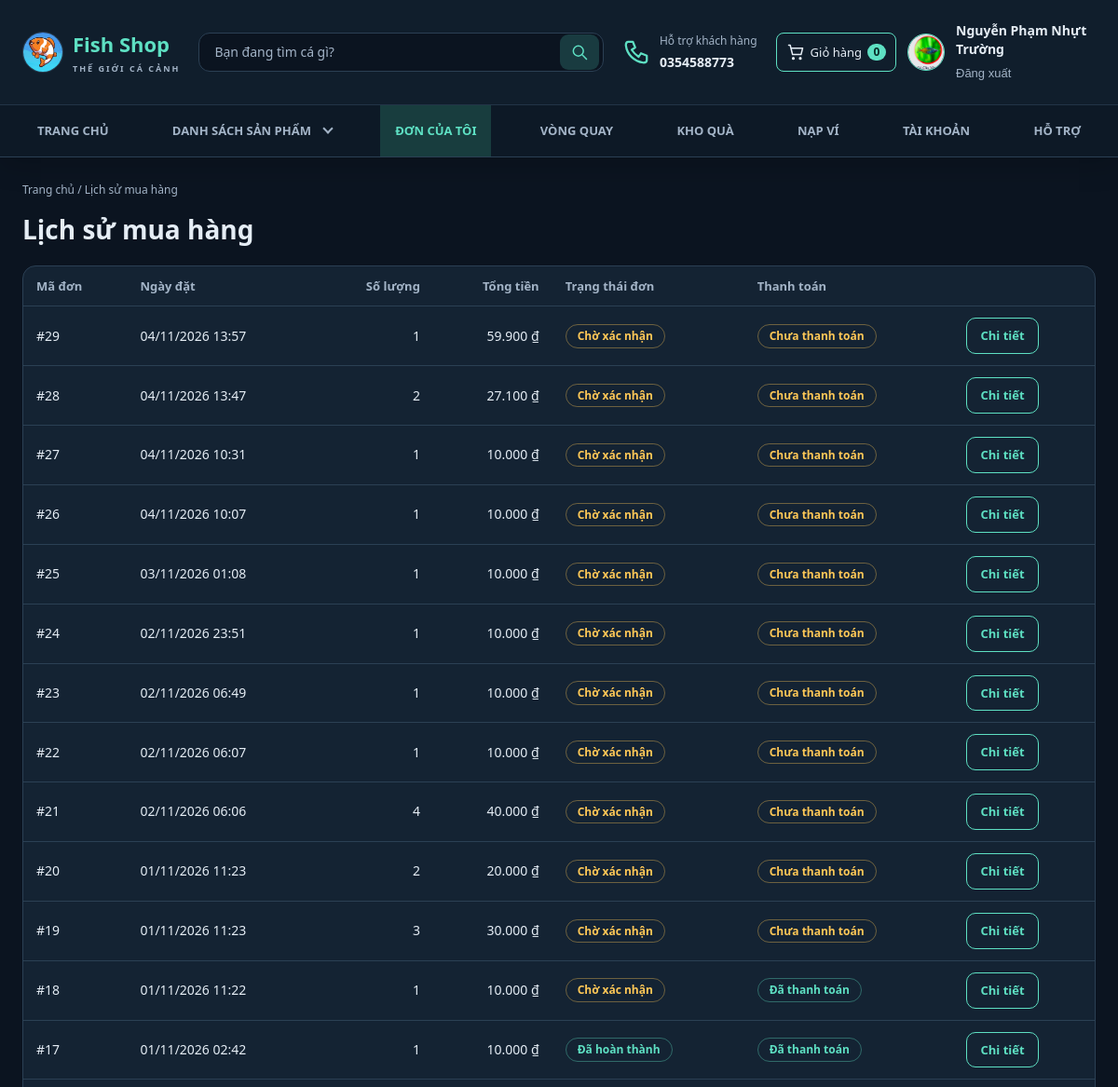
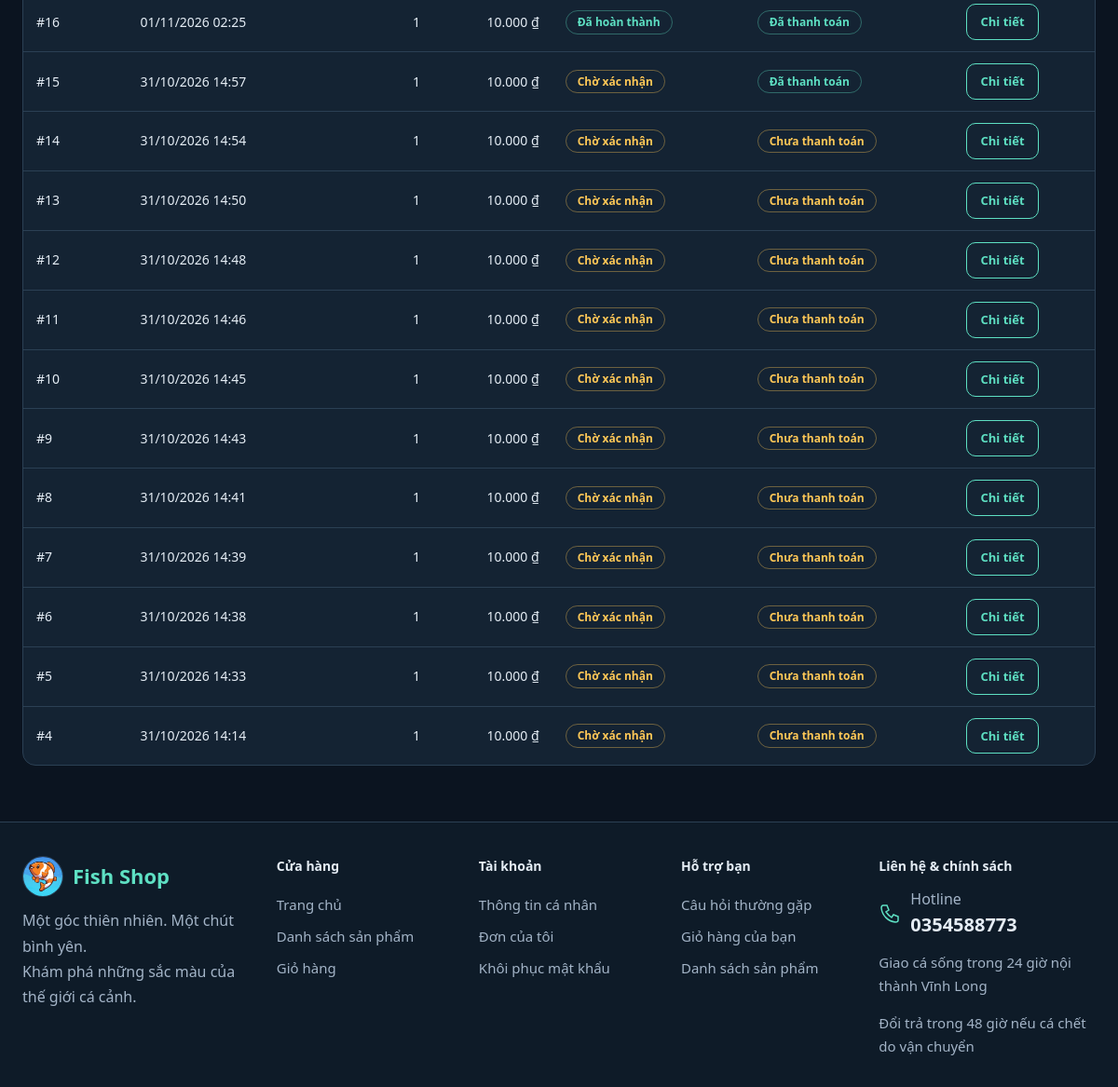
The page /purchase_history.php (signed in) on the database its author committed (2 pictures, top to bottom).
### tables this page shows
CREATE TABLE `users` (
  `id` int(10) UNSIGNED NOT NULL,
  `username` varchar(50) NOT NULL,
  `password` varchar(255) NOT NULL COMMENT 'Chuỗi băm từ password_hash()',
  `fullname` varchar(100) NOT NULL,
  `email` varchar(254) DEFAULT NULL,
  `security_question` varchar(40) DEFAULT NULL,
  `security_answer_hash` varchar(255) DEFAULT NULL,
  `phone` varchar(20) NOT NULL,
  `address` varchar(255) NOT NULL DEFAULT '',
  `avatar` varchar(255) DEFAULT NULL,
  `role` enum('customer','admin') NOT NULL DEFAULT 'customer',
  `account_status` enum('active','locked') NOT NULL DEFAULT 'active',
  `locked_reason` varchar(64) DEFAULT NULL,
  `locked_note` text DEFAULT NULL,
  `locked_at` datetime DEFAULT NULL,
  `locked_by_admin_id` int(10) UNSIGNED DEFAULT NULL,
  `created_at` timestamp NOT NULL DEFAULT current_timestamp()
);

CREATE TABLE `orders` (
  `id` int(10) UNSIGNED NOT NULL,
  `user_id` int(10) UNSIGNED NOT NULL,
  `total` decimal(14,0) NOT NULL,
  `shipping_address` varchar(255) NOT NULL,
  `phone` varchar(20) NOT NULL,
  `created_at` timestamp NOT NULL DEFAULT current_timestamp(),
  `status` enum('pending','confirmed','shipping','completed','cancelled') NOT NULL DEFAULT 'pending',
  `payment_status` enum('unpaid','pending_verification','paid','rejected') NOT NULL DEFAULT 'unpaid',
  `payment_method` enum('cash','bank_transfer','payos') NOT NULL DEFAULT 'bank_transfer',
  `payos_payment_link_id` varchar(80) DEFAULT NULL,
  `payos_checkout_url` varchar(500) DEFAULT NULL,
  `payos_paid_at` datetime DEFAULT NULL,
  `shipping_latitude` decimal(10,7) DEFAULT NULL,
  `shipping_longitude` decimal(10,7) DEFAULT NULL,
  `subtotal` decimal(12,0) DEFAULT NULL,
  `discount_amount` decimal(12,0) NOT NULL DEFAULT 0,
  `voucher_code` varchar(32) DEFAULT NULL
);

### includes/functions.php (called while the page is built, shortened)
<?php
function e($s): string { return htmlspecialchars((string)$s, ENT_QUOTES, 'UTF-8'); }
function money($v): string { return number_format((float)$v, 0, ',', '.') . ' ₫'; }
function url(string $path = ''): string {
    $path = ltrim($path, '/');
    return BASE_URL . $path;
}
function file_url(?string $rel, string $fallback = 'assets/images/no-image.svg'): string {
    $rel = (string)$rel;
    if ($rel !== '' && strpos($rel, '..') === false && is_file(__DIR__ . '/../' . $rel)) return url($rel);
    return url($fallback);
}
function cart_count(int $userId): int {
    $st = db()->prepare('SELECT COALESCE(SUM(ci.quantity),0) FROM cart c JOIN cart_items ci ON ci.cart_id = c.id WHERE c.user_id = ?');
    $st->execute([$userId]);
    return (int)$st->fetchColumn();
}
function current_cart_count(): int {
    $user = current_user();
    if ($user) return cart_count((int)$user['id']);
    return array_sum(array_column(guest_cart_lines(), 'quantity'));
}

### config/database.php (called while the page is built, shortened)
<?php
function db(): PDO
{
    static $pdo = null;
    if ($pdo === null) {
        try {
            $pdo = new PDO(
                'mysql:host=' . DB_HOST . ';dbname=' . DB_NAME . ';charset=utf8mb4',
                DB_USER,
                DB_PASS,
                [
                    PDO::ATTR_ERRMODE => PDO::ERRMODE_EXCEPTION,
                    PDO::ATTR_DEFAULT_FETCH_MODE => PDO::FETCH_ASSOC,
                    PDO::ATTR_EMULATE_PREPARES => false,
                ]
            );
        } catch (PDOException $e) {
            http_response_code(500);
            exit('Không kết nối được MySQL. Hãy bật MySQL trong XAMPP, nhập file database/WebBanCa.sql và kiểm tra config/database.php.');
        }
    }
    return $pdo;
}

### includes/auth.php (called while the page is built, shortened)
<?php
require_once __DIR__ . '/../config/database.php';
require_once __DIR__ . '/functions.php';
function current_user(): ?array {
    static $user = false;
    if ($user === false) {
        $user = null;
        if (!empty($_SESSION['user_id'])) {
            $st = db()->prepare(
                'SELECT id, username, fullname, phone, address, avatar, role, account_status FROM users WHERE id = ?'
            );
            $st->execute([(int)$_SESSION['user_id']]);
            $user = $st->fetch() ?: null;
        }
    }
    return $user;
}
function requireLogin(): array {
    $u = current_user();
    return $u;
}

### purchase_history.php (the view, shortened to what this page needs)
<?php
require_once __DIR__ . '/includes/auth.php';
$user = requireLogin();
$uid = (int)$user['id'];
$detailId = (int)($_GET['id'] ?? 0);
$order = null; $items = [];
if ($detailId > 0) {
    $st = db()->prepare('SELECT * FROM orders WHERE id = ? AND user_id = ?');
    $st->execute([$detailId, $uid]);
    $order = $st->fetch();
    if (!$order) { flash('error', 'Không tìm thấy đơn hàng.'); redirect('purchase_history.php'); }
    $st = db()->prepare('SELECT oi.quantity, oi.price, p.id AS pid, p.name, p.image FROM order_items oi JOIN products p ON p.id = oi.product_id WHERE oi.order_id = ? ORDER BY oi.id');
    $st->execute([$detailId]);
    $items = $st->fetchAll();
} else {
    $st = db()->prepare('SELECT o.*, (SELECT COALESCE(SUM(quantity),0) FROM order_items WHERE order_id = o.id) AS qty FROM orders o WHERE o.user_id = ? ORDER BY o.id DESC');
    $st->execute([$uid]);
    $orders = $st->fetchAll();
}
include __DIR__ . '/includes/header.php';
?>
<?php if ($order): ?>
  <p class="crumb"><a href="<?= url('index.php') ?>">Trang chủ</a> / <a href="<?= url('purchase_history.php') ?>">Lịch sử mua hàng</a> / Đơn #<?= (int)$order['id'] ?></p>
  <h1 style="font-size:28px;margin-bottom:18px">Đơn hàng #<?= (int)$order['id'] ?></h1>
  <div class="cart">
    <section class="card">
      <h2>Sản phẩm đã mua</h2>
      <?php foreach ($items as $it): ?>
        <div class="row">
          <div class="im"><img src="<?= e(file_url($it['image'])) ?>" alt="<?= e($it['name']) ?>"></div>
          <div><b><?= e($it['name']) ?></b><div class="rt"><?= money($it['price']) ?> × <?= (int)$it['quantity'] ?> <span class="mute">(giá tại thời điểm mua)</span></div></div>
          <div class="line-price"><?= money((float)$it['price'] * (int)$it['quantity']) ?></div>
        </div>
      <?php endforeach; ?>
    </section>
    <aside class="order-summary">
      <h2>Thông tin đơn</h2>
      <div class="sum"><span>Ngày đặt</span><span><?= e(date('d/m/Y H:i', strtotime($order['created_at']))) ?></span></div>
      <div class="sum"><span>Trạng thái đơn</span><span class="tag <?= e($order['status']) ?>"><?= e(ORDER_STATUS[$order['status']]) ?></span></div>
      <div class="sum"><span>Thanh toán</span><span id="order-payment-status" class="tag <?= e($order['payment_status']) ?>"><?= e(PAYMENT_STATUS[$order['payment_status']]) ?></span></div>
      <div class="sum"><span>Điện thoại</span><span><?= e($order['phone']) ?></span></div>
      <div class="sum"><span>Giao đến</span><span style="text-align:right;white-space:normal"><?= e($order['shipping_address']) ?></span></div>
      <?php if ($deliveryUrl = shipping_location_url($order)): ?>
      <p style="margin:10px 0"><a class="btn ghost sm" href="<?= e($deliveryUrl) ?>" target="_blank" rel="noopener noreferrer">Xem điểm giao hàng</a></p>
      <?php endif; ?>
      <?php $totalsOrder = $order; include __DIR__ . '/includes/order_totals.php'; ?>
      <div class="sum t"><span>Tổng tiền</span><span><?= money($order['total']) ?></span></div>
      <?php if ($order['status'] !== 'cancelled' && $order['payment_status'] !== 'paid'): ?>
        <?php $orderPaymentMethod = $order['payment_method'] ?? 'bank_transfer'; ?>
        <a id="order-payment-action" class="btn block" href="<?= url('payment.php?id=' . (int)$order['id']) ?>"><?= e(match ($orderPaymentMethod) {
            'cash' => 'Xem thông tin thanh toán',
            'payos' => 'Chuyển khoản ngân hàng',
            default => 'Thanh toán / xem mã QR ngân hàng',
        }) ?></a>
      <?php endif; ?>
      <a class="btn ghost block" style="margin-top:10px" href="<?= url('purchase_history.php') ?>">Quay lại danh sách</a>
    </aside>
  </div>
<?php else: ?>
  <p class="crumb"><a href="<?= url('index.php') ?>">Trang chủ</a> / Lịch sử mua hàng</p>
  <h1 style="font-size:28px;margin-bottom:20px">Lịch sử mua hàng</h1>
  <?php if (!$orders): ?>
    <div class="empty"><h2>Bạn chưa có đơn hàng nào</h2><p>Đơn hàng sau khi đặt sẽ xuất hiện tại đây.</p><a class="btn" href="<?= url('index.php') ?>">Mua cá ngay</a></div>
  <?php else: ?>
    <div class="table-wrap"><table>
      <thead><tr><th>Mã đơn</th><th>Ngày đặt</th><th class="num">Số lượng</th><th class="num">Tổng tiền</th><th>Trạng thái đơn</th><th>Thanh toán</th><th></th></tr></thead>
      <tbody>
      <?php foreach ($orders as $o): ?>
        <tr>
          <td>#<?= (int)$o['id'] ?></td>
          <td><?= e(date('d/m/Y H:i', strtotime($o['created_at']))) ?></td>
          <td class="num"><?= (int)$o['qty'] ?></td>
          <td class="num"><?= money($o['total']) ?></td>
          <td><span class="tag <?= e($o['status']) ?>"><?= e(ORDER_STATUS[$o['status']]) ?></span></td>
          <td><span class="tag <?= e($o['payment_status']) ?>"><?= e(PAYMENT_STATUS[$o['payment_status']]) ?></span></td>
          <td><a class="btn ghost sm" href="<?= url('purchase_history.php?id=' . (int)$o['id']) ?>">Chi tiết</a></td>
        </tr>
      <?php endforeach; ?>
      </tbody>
    </table></div>
  <?php endif; ?>
<?php endif; ?>
<?php include __DIR__ . '/includes/footer.php'; ?>

### includes/navbar.php (shortened to what this page needs)
<?php
$u = current_user();
$searchText = is_string($_GET['q'] ?? null) ? $_GET['q'] : '';
$currentPage = basename($_SERVER['SCRIPT_NAME']);
$catalogActive = in_array($currentPage, ['products.php', 'product_detail.php'], true);
?>
<header class="top">
  <div class="wrap bar">
    <a class="logo" href="<?= url('index.php') ?>"><img class="brand-avatar" src="<?= url('assets/images/fish-shop-logo.jpg') ?>" alt="" width="44" height="44"><span>Fish Shop<small>THẾ GIỚI CÁ CẢNH</small></span></a>
    <form class="header-search" action="<?= url($currentPage === 'products.php' ? 'products.php' : 'index.php') ?>" method="get" role="search">
      <input class="search" type="search" name="q" value="<?= e($searchText) ?>" placeholder="Bạn đang tìm cá gì?" aria-label="Tìm sản phẩm">
      <button type="submit" aria-label="Tìm kiếm"><svg viewBox="0 0 24 24" aria-hidden="true"><circle cx="10.5" cy="10.5" r="6.5"/><path d="m16 16 5 5"/></svg></button>
    </form>
    <a class="header-support" href="#ho-tro"><svg viewBox="0 0 24 24" aria-hidden="true"><path d="M5 3h4l2 5-3 2c2 3 3 4 6 6l2-3 5 2v4c0 2-2 2-3 2C10 20 4 14 3 6c0-1 0-3 2-3Z"/></svg><span>Hỗ trợ khách hàng<strong><?= e(ADMIN_CONTACT_PHONE) ?></strong></span></a>
    <div class="header-actions">
      <a class="header-action" data-nav="cart" href="<?= url('cart.php') ?>"><svg viewBox="0 0 24 24" aria-hidden="true"><path d="M3 3h2l3 12h11l2-8H6"/><circle cx="9" cy="20" r="1"/><circle cx="18" cy="20" r="1"/></svg><span>Giỏ hàng</span><b id="cart-badge" class="badge-n"><?= current_cart_count() ?></b></a>
      <?php if ($u): ?>
        <a class="account-avatar" href="<?= url('profile.php') ?>" aria-label="Thông tin tài khoản">
          <img src="<?= e(file_url($u['avatar'] ?? null, 'assets/images/avatar-default.svg')) ?>" alt="Ảnh đại diện của <?= e($u['fullname']) ?>" width="40" height="40">
        </a>
      <?php endif; ?>
      <div class="account-links">
      <?php if ($u): ?>
        <a href="<?= url('profile.php') ?>"><?= e($u['fullname']) ?></a>
        <form action="<?= url('logout.php') ?>" method="post"><?= csrf_field() ?><button class="link-btn" type="submit">Đăng xuất</button></form>
      <?php else: ?>
        <a href="<?= url('login.php') ?>">Đăng nhập</a><a href="<?= url('register.php') ?>">Đăng ký tài khoản</a>
      <?php endif; ?>
      </div>
    </div>
  </div>
  <div class="navigation"><div class="wrap">
    <nav id="nav-main" class="main-nav" aria-label="Điều hướng chính">
      <a class="<?= $currentPage === 'index.php' ? 'on' : '' ?>" href="<?= url('index.php') ?>">Trang chủ</a>
      <details class="product-menu" data-product-menu>
        <summary class="<?=$catalogActive ? 'on' : ''?>">Danh sách sản phẩm <span class="menu-chevron" aria-hidden="true"></span></summary>
      </details>
      <a class="<?= $currentPage === 'purchase_history.php' ? 'on' : '' ?>" href="<?= url('purchase_history.php') ?>">Đơn của tôi</a>
      <a class="<?= $currentPage === 'wheel.php' ? 'on' : '' ?>" href="<?= url('wheel.php') ?>">Vòng quay</a>
      <a class="<?= $currentPage === 'rewards.php' ? 'on' : '' ?>" href="<?= url('rewards.php') ?>">Kho quà</a>
      <?php if ($u): ?><a class="<?= $currentPage === 'wallet.php' ? 'on' : '' ?>" href="<?= url('wallet.php') ?>">Nạp ví</a><?php endif; ?>
      <a class="<?= $currentPage === 'profile.php' ? 'on' : '' ?>" href="<?= url('profile.php') ?>">Tài khoản</a>
      <a class="<?= $currentPage === 'support.php' ? 'on' : '' ?>" href="<?= url('support.php') ?>">Hỗ trợ</a>
    </nav>
  </div></div>
</header>

### rows shown on the page
users: avatar (picture), fullname "Nguyễn Phạm Nhựt Trường"
orders: id "29", created_at "04/11/2026 13:57", qty "1", total "59.900 ₫", status "Chờ xác nhận", payment_status "Chưa thanh toán"
orders: id "28", created_at "04/11/2026 13:47", qty "2", total "27.100 ₫", status "Chờ xác nhận", payment_status "Chưa thanh toán"
orders: id "27", created_at "04/11/2026 10:31", qty "1", total "10.000 ₫", status "Chờ xác nhận", payment_status "Chưa thanh toán"
orders: id "26", created_at "04/11/2026 10:07", qty "1", total "10.000 ₫", status "Chờ xác nhận", payment_status "Chưa thanh toán"
orders: id "25", created_at "03/11/2026 01:08", qty "1", total "10.000 ₫", status "Chờ xác nhận", payment_status "Chưa thanh toán"
orders: id "24", created_at "02/11/2026 23:51", qty "1", total "10.000 ₫", status "Chờ xác nhận", payment_status "Chưa thanh toán"
orders: id "23", created_at "02/11/2026 06:49", qty "1", total "10.000 ₫", status "Chờ xác nhận", payment_status "Chưa thanh toán"
orders: id "22", created_at "02/11/2026 06:07", qty "1", total "10.000 ₫", status "Chờ xác nhận", payment_status "Chưa thanh toán"
orders: id "21", created_at "02/11/2026 06:06", qty "4", total "40.000 ₫", status "Chờ xác nhận", payment_status "Chưa thanh toán"
orders: id "20", created_at "01/11/2026 11:23", qty "2", total "20.000 ₫", status "Chờ xác nhận", payment_status "Chưa thanh toán"
orders: id "19", created_at "01/11/2026 11:23", qty "3", total "30.000 ₫", status "Chờ xác nhận", payment_status "Chưa thanh toán"
orders: id "18", created_at "01/11/2026 11:22", qty "1", total "10.000 ₫", status "Chờ xác nhận", payment_status "Đã thanh toán"
orders: id "17", created_at "01/11/2026 02:42", qty "1", total "10.000 ₫", status "Đã hoàn thành", payment_status "Đã thanh toán"
orders: id "16", created_at "01/11/2026 02:25", qty "1", total "10.000 ₫", status "Đã hoàn thành", payment_status "Đã thanh toán"
orders: id "15", created_at "31/10/2026 14:57", qty "1", total "10.000 ₫", status "Chờ xác nhận", payment_status "Đã thanh toán"
orders: id "14", created_at "31/10/2026 14:54", qty "1", total "10.000 ₫", status "Chờ xác nhận", payment_status "Chưa thanh toán"
orders: id "13", created_at "31/10/2026 14:50", qty "1", total "10.000 ₫", status "Chờ xác nhận", payment_status "Chưa thanh toán"
orders: id "12", created_at "31/10/2026 14:48", qty "1", total "10.000 ₫", status "Chờ xác nhận", payment_status "Chưa thanh toán"
orders: id "11", created_at "31/10/2026 14:46", qty "1", total "10.000 ₫", status "Chờ xác nhận", payment_status "Chưa thanh toán"
orders: id "10", created_at "31/10/2026 14:45", qty "1", total "10.000 ₫", status "Chờ xác nhận", payment_status "Chưa thanh toán"
orders: id "9", created_at "31/10/2026 14:43", qty "1", total "10.000 ₫", status "Chờ xác nhận", payment_status "Chưa thanh toán"
orders: id "8", created_at "31/10/2026 14:41", qty "1", total "10.000 ₫", status "Chờ xác nhận", payment_status "Chưa thanh toán"
orders: id "7", created_at "31/10/2026 14:39", qty "1", total "10.000 ₫", status "Chờ xác nhận", payment_status "Chưa thanh toán"
orders: id "6", created_at "31/10/2026 14:38", qty "1", total "10.000 ₫", status "Chờ xác nhận", payment_status "Chưa thanh toán"
orders: id "5", created_at "31/10/2026 14:33", qty "1", total "10.000 ₫", status "Chờ xác nhận", payment_status "Chưa thanh toán"
orders: id "4", created_at "31/10/2026 14:14", qty "1", total "10.000 ₫", status "Chờ xác nhận", payment_status "Chưa thanh toán"

### other values the page prints
ADMIN_CONTACT_PHONE "0354588773"
current_cart_count() "0"
